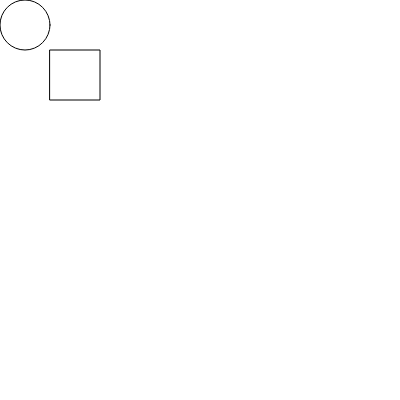
Frame 1 (no input)
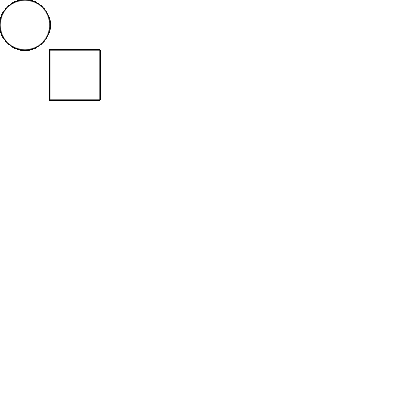
Frame 60 (no input)
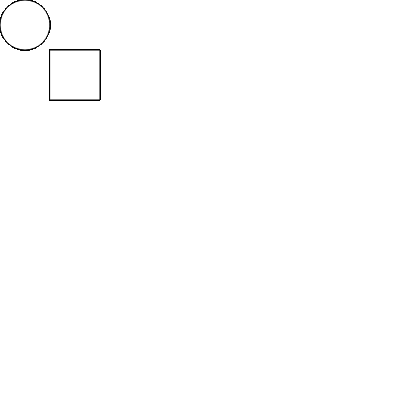
Frame 120 (the mouse pressed at the canvas centre since frame 60)

The p5.js sketch that drew these frames (run headless with seeded random() and noise() and a simulated clock; from frame 60 on, the mouse is pressed at the canvas centre):

// p5.js sketch
// ── sketch.js
let rx
let ry
let Goffx
let Goffy
let cx
let cy


function setup() {
  createCanvas(400,400)
}
function draw() {
  Goffx=0
  Goffy=0
  rx=50+Goffx
  ry=50+Goffy
  cx=25+Goffx
  cy=25+Goffy
rect(rx,ry,50,50);
circle(cx,cy,50);
if (keyCode===39){
  Goffx++
  Goffy++
}
}
